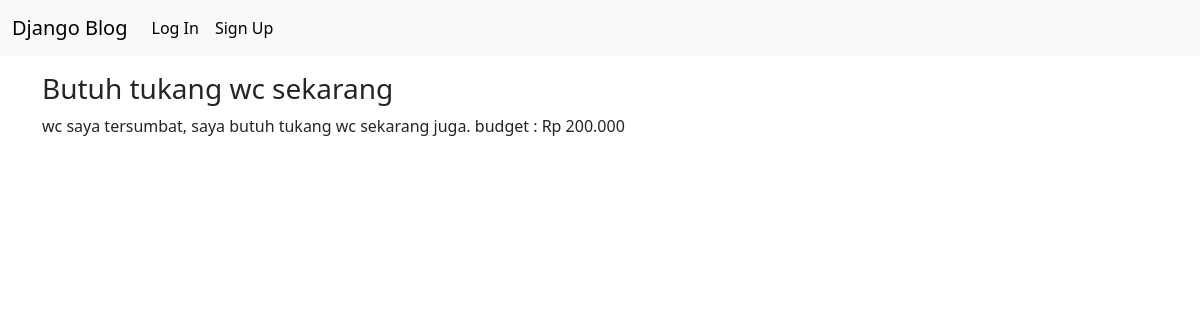
Before: /post/1/ with the older database file.
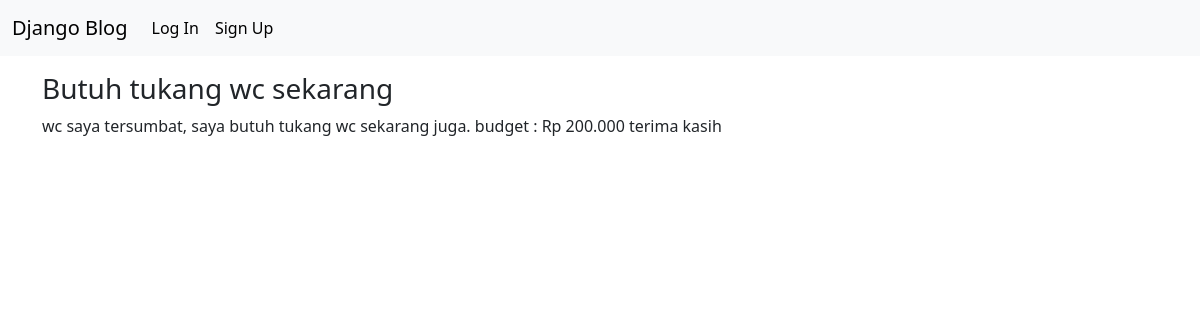
After: the same page with the newer database file.
### blog/models.py (models this page shows, shortened)
class Post(models.Model):
    title = models.CharField(max_length=200)
    author = models.ForeignKey(
        "auth.User",
        on_delete=models.CASCADE,
    )
    body = models.TextField()

### blog/views.py (the view)
# urls.py: path("post/<int:pk>/", BlogDetailView.as_view(), name="post_detail"),
class BlogDetailView(DetailView):
    model = Post
    template_name = "post_detail.html"

### templates/post_detail.html (shortened to what this page needs)
{% extends "base.html" %}
{% block content %}
<div class="mt-3">
    <h3>{{ post.title }}</h3>
    <p>{{ post.body }}</p>
</div>
{% endblock %}

Changed rows visible on the page:
changed Post "Butuh tukang wc sekarang": body "wc saya tersumbat, saya butuh tukang wc sekarang juga. budget : Rp 200.000" → "wc saya tersumbat, saya butuh tukang wc sekarang juga. budget : Rp 200.000 terima kasih"
